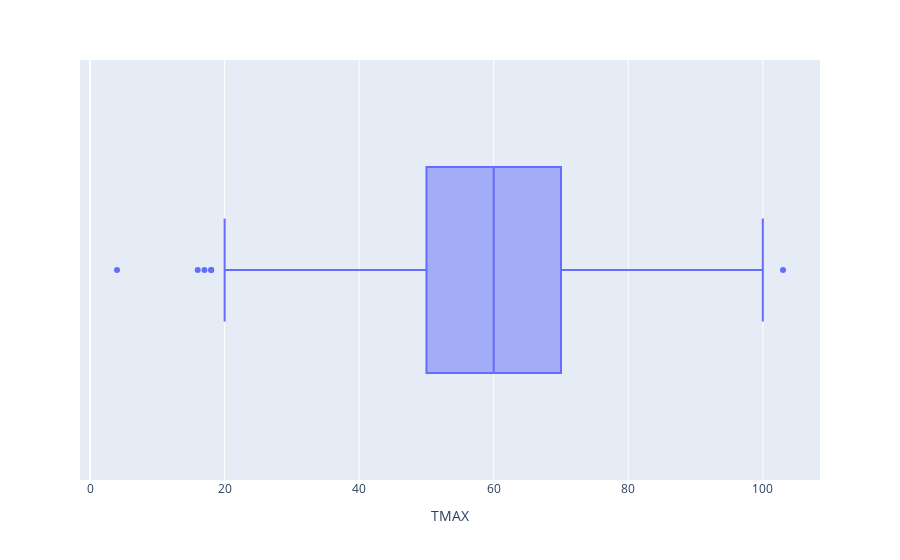

Source (notebook cell):
### Code cell
box2 = px.box(x=df['TMAX'], labels={'x':'TMAX'})
box2.show()

### Figure 1 — Plotly figure (JSON) as saved in the notebook; plotly's stock layout.template omitted (floating-point values rounded to 4 significant figures; data arrays with more than 128 entries replaced by an {"elided": "..."} marker saying what was removed)
{"data": [{"alignmentgroup": "True", "hovertemplate": "TMAX=%{x}<extra></extra>", "legendgroup": "", "marker": {"color": "#636efa"}, "name": "", "notched": false, "offsetgroup": "", "orientation": "h", "showlegend": false, "type": "box", "x": {"elided": "21993 int values"}, "x0": " ", "xaxis": "x", "y0": " ", "yaxis": "y"}], "layout": {"boxmode": "group", "legend": {"tracegroupgap": 0}, "margin": {"t": 60}, "xaxis": {"anchor": "y", "domain": [0, 1], "title": {"text": "TMAX"}}, "yaxis": {"anchor": "x", "domain": [0, 1]}}}
